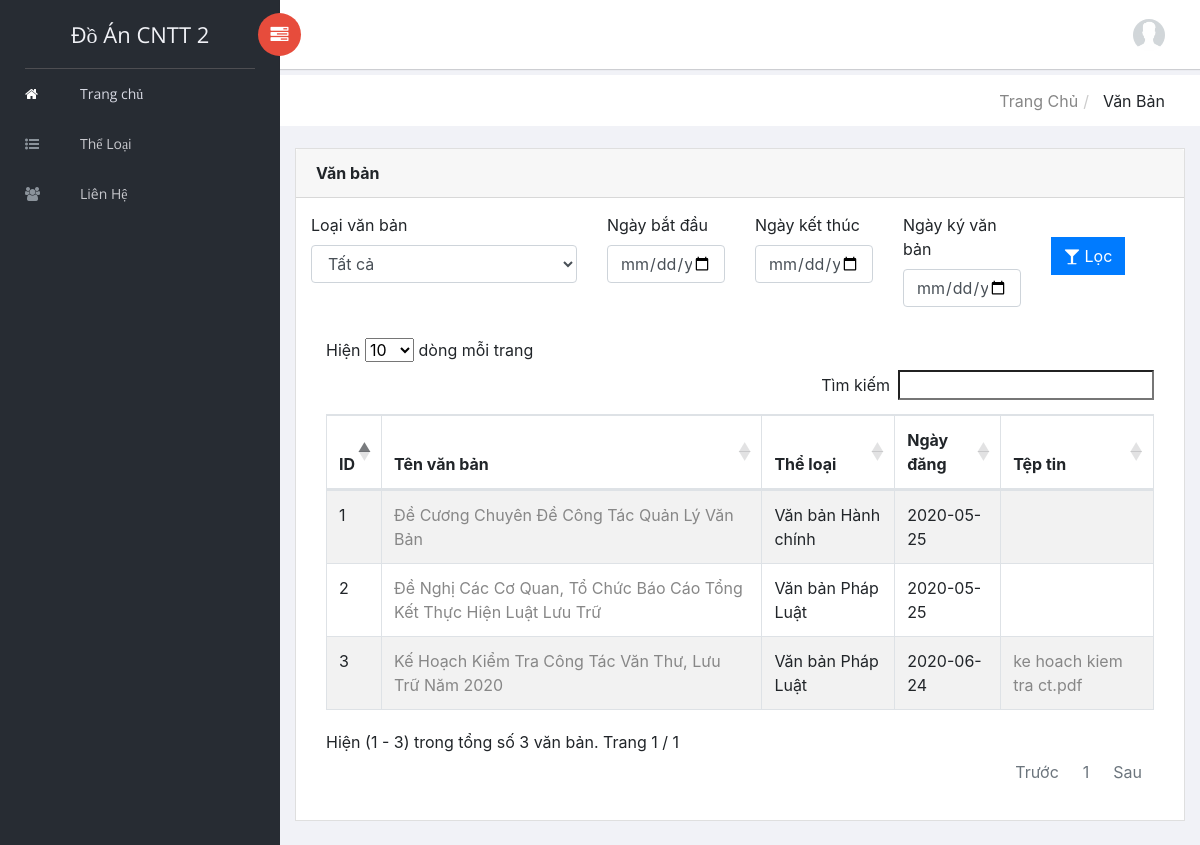
Page /QuanLyVanBan/index.php on the committed database.
### tables this page shows
CREATE TABLE `post` (
  `id` int(11) NOT NULL,
  `title` varchar(128) NOT NULL,
  `code` varchar(64) DEFAULT NULL,
  `description` varchar(255) DEFAULT NULL,
  `content` text DEFAULT NULL,
  `category` int(11) NOT NULL,
  `date_of_signature` date DEFAULT NULL,
  `date` date NOT NULL,
  `user` varchar(16) NOT NULL,
  `delete_at` date DEFAULT NULL
);

CREATE TABLE `category` (
  `id` int(11) NOT NULL,
  `category` varchar(64) NOT NULL
);

CREATE TABLE `files` (
  `idf` int(11) NOT NULL,
  `name` varchar(255) NOT NULL,
  `size` int(11) NOT NULL,
  `type` varchar(255) NOT NULL,
  `link` varchar(255) NOT NULL
);

### QuanLyVanBan/mvc/core/Controller.php (called while the page is built, shortened)
<?php
require_once('function.php');
class Controller extends core
{
    public function view($view, $data=[])
    {
        $config = $this->getConfig();
        require_once "./mvc/views/".$view.".php";
    }
}

### QuanLyVanBan/mvc/controllers/home.php (called while the page is built, shortened)
<?php
class home extends Controller
{
    public function show($by="all", $key=null, $current_page=1)
    {
        $homeModel = $this->model("homeModel");
        $post = $homeModel->search();
        $categorys = $this->getCategory();
        $this->view("home", [
            "post" => $post,
            "categorys" => $categorys,
            "by" => $by,
            "key" => $key
        ]);
    }
}

### QuanLyVanBan/mvc/core/App.php (called while the page is built, shortened)
<?php
class App
{
    protected $action="show";
    public function __construct()
    {
        $arr = $this->UrlProcess();
        $this->controller = new $this->controller;
        $this->params = $arr?array_values($arr):[];
        call_user_func_array([$this->controller, $this->action], $this->params);
    }
}

### QuanLyVanBan/index.php (called while the page is built, shortened)
<?php
$myApp = new App();
?>

### QuanLyVanBan/mvc/core/function.php (called while the page is built, shortened)
<?php
require_once('DB.php');
class core extends DB
{
    public function rwurl($title)
    {
        $replacement = '-';
        $map = array();
        $quotedReplacement = preg_quote($replacement, '/');
        $default = array(
            '/à|á|ạ|ả|ã|â|ầ|ấ|ậ|ẩ|ẫ|ă|ằ|ắ|ặ|ẳ|ẵ|À|Á|Ạ|Ả|Ã|Â|Ầ|Ấ|Ậ|Ẩ|Ẫ|Ă|Ằ|Ắ|Ặ|Ẳ|Ẵ|å/' => 'a',
            '/e|è|é|ẹ|ẻ|ẽ|ê|ề|ế|ệ|ể|ễ|È|É|Ẹ|Ẻ|Ẽ|Ê|Ề|Ế|Ệ|Ể|Ễ|ë/' => 'e',
            '/ì|í|ị|ỉ|ĩ|Ì|Í|Ị|Ỉ|Ĩ|î/' => 'i',
            '/ò|ó|ọ|ỏ|õ|ô|ồ|ố|ộ|ổ|ỗ|ơ|ờ|ớ|ợ|ở|ỡ|Ò|Ó|Ọ|Ỏ|Õ|Ô|Ồ|Ố|Ộ|Ổ|Ỗ|Ơ|Ờ|Ớ|Ợ|Ở|Ỡ|ø/' => 'o',
            '/ù|ú|ụ|ủ|ũ|ư|ừ|ứ|ự|ử|ữ|Ù|Ú|Ụ|Ủ|Ũ|Ư|Ừ|Ứ|Ự|Ử|Ữ|ů|û/' => 'u',
            '/ỳ|ý|ỵ|ỷ|ỹ|Ỳ|Ý|Ỵ|Ỷ|Ỹ/'	=> 'y',
            '/đ|Đ/' => 'd',
            '/ç/' => 'c',
            '/ñ/' => 'n',
            '/ä|æ/' => 'ae',
            '/ö/' => 'o',
            '/ü/' => 'u',
            '/Ä/' => 'A',
            '/Ü/' => 'U',
            '/Ö/' => 'O',
            '/ß/' => 'b',
            '/̃|̉|̣|̀|́/' => '',
            '/[^\s\p{Ll}\p{Lm}\p{Lo}\p{Lt}\p{Lu}\p{Nd}]/mu' => ' ',
             '/\\s+/' => $replacement,
            sprintf('/^[%s]+|[%s]+$/', $quotedReplacement, $quotedReplacement) => '',
        );
        $title = urldecode($title);
        $map = array_merge($map, $default);
        $rs = strtolower(preg_replace(array_keys($map), array_values($map), $title));
        return $rs;
    }
    public function getConfig()
    {
        return new config();
    }
    public function getSize($size)
    {
        $s = $size;
        $unit = ['B','KB', 'MB', 'GB'];
        $i = 0;
        do {
            $s /= 1024;
            $i++;
        } while ($s>1024);
        return  round($size/(1024**$i), 1).' '.$unit[$i];
    }
}

### QuanLyVanBan/mvc/core/DB.php (called while the page is built, shortened)
<?php
class DB
{
    public $con;
    protected $servername = "localhost";
    protected $username = 'root';
    protected $password = '';
    public function __construct()
    {
        $this->con = mysqli_connect($this->servername, $this->username, $this->password);
        mysqli_query($this->con, "SET NAMES 'utf8'");
    }
    public function query($query)
    {
        return mysqli_query($this->con, $query);
    }
    public function getFiles($id)
    {
        $sql = $this->query('SELECT f.* FROM `post_file` pf, `files` f WHERE f.idf = pf.idf AND pf.idp = '.$id);
        $arr = array();
        if ($sql) {
            while ($row = mysqli_fetch_array($sql)) {
                $arr[] = $row;
            }
        }
        return $arr;
    }
    public function getPost($query)
    {
        $sql = $this->query($query);
        $post = array();
        if ($sql) {
            if (mysqli_num_rows($sql) >0) {
                while ($row = mysqli_fetch_array($sql)) {
                    $file = $this->getFiles($row['id']);
                    if (count($file)>0) {
                        $row['file'] = $file;
                    }
                    $post[] = $row;
                }
            }
        }
        return $post;
    }
}

### QuanLyVanBan/mvc/models/homeModel.php (called while the page is built, shortened)
<?php
class homeModel extends DB
{
    public function search()
    {
        $query = '';
        if ($_SERVER['REQUEST_METHOD'] == 'POST') {
            $query = 'SELECT p.id, p.date, p.title, p.description, c.category, u.name FROM `post` as p, user as u, category as c WHERE p.delete_at IS NULL AND p.user = u.user AND p.category = c.id';
            if ($_POST['category'] != 'all') {
                $query .= " AND c.id = '".addslashes($_POST['category'])."'";
            }
            if (!empty($_POST['ngaybatdau'])) {
                $query .= " AND p.date >= '".addslashes($_POST['ngaybatdau'])."'";
            }
            if (!empty($_POST['ngayketthuc'])) {
                $query .= " AND p.date <= '".addslashes($_POST['ngayketthuc'])."'";
            }
            if (!empty($_POST['ngayky'])) {
                $query .= " AND p.date_of_signature = '".addslashes($_POST['ngayky'])."'";
            }
            $query .= ' ORDER by id DESC';
        } else {
            $query = "SELECT p.id, p.date, p.title, p.description, c.category, u.name FROM `post` as p, user as u, category as c WHERE p.delete_at IS NULL AND p.user = u.user AND p.category = c.id ORDER by id DESC";
        }
        return $this->getPost($query);
    }
}

### QuanLyVanBan/mvc/views/pages/listPost.php (the view, shortened to what this page needs)
<?php
if (count($data['post'])>0) {
    echo
        '<table id="hklteam" class="table table-striped table-bordered">
        <thead>
        <tr>
        <th>ID</th>
        <th>Tên văn bản</th>
        <th>Thể loại</th>
        <th>Ngày đăng</th>
        <th>Tệp tin</th>';
    echo
        '</tr>
        </thead>
        <tbody>';
    foreach ($data['post'] as $key => $post) {
        echo '<tr>
        <td>'.($key+1).'</td>
        <td><a href="'.$config->domain.$action.$post['id'].
        '-'.$this->rwurl($post['title']).'.html" title="'.$post['description'].'">'.mb_convert_case($post['title'], MB_CASE_TITLE, "UTF-8").'</a></td>
        <td>'.$post['category'].'</td>
        <td>'.$post['date'].'</td>
        <td>';
        if (isset($post['file'])) {
            foreach ($post['file'] as $file) {
                echo '<a href="'.$config->domain.'/download/'.$file['idf'].'" title="Size: '.$this->getSize($file['size']).' Type: '.$file['type'].'">'.$file['name'].'</a>';
            }
        }
        echo '</td>';
        echo '</tr>';
    }
    echo '</tbody>
    </table>';
} else {
    echo '<div class="alert alert-warning alert-dismissible fade show" role="alert">
    <i class="fa fa-ban"></i> <strong>Không có bài viết nào!</strong>
    </div>';
}

### rows in the picture
post: title "Đề Cương Chuyên Đề Công Tác Quản Lý Văn Bản", category.category "Văn bản Hành chính", date "2020-05-25"
post: title "Đề Nghị Các Cơ Quan, Tổ Chức Báo Cáo Tổng Kết Thực Hiện Luật Lưu Trữ", category.category "Văn bản Pháp Luật", date "2020-05-25"
post: title "Kế Hoạch Kiểm Tra Công Tác Văn Thư, Lưu Trữ Năm 2020", category.category "Văn bản Pháp Luật", date "2020-06-24"
files: name "ke hoach kiem tra ct.pdf"

### other values in the picture
$bctitle "Trang Chủ"
$title "Văn Bản"
$title "Văn bản"
